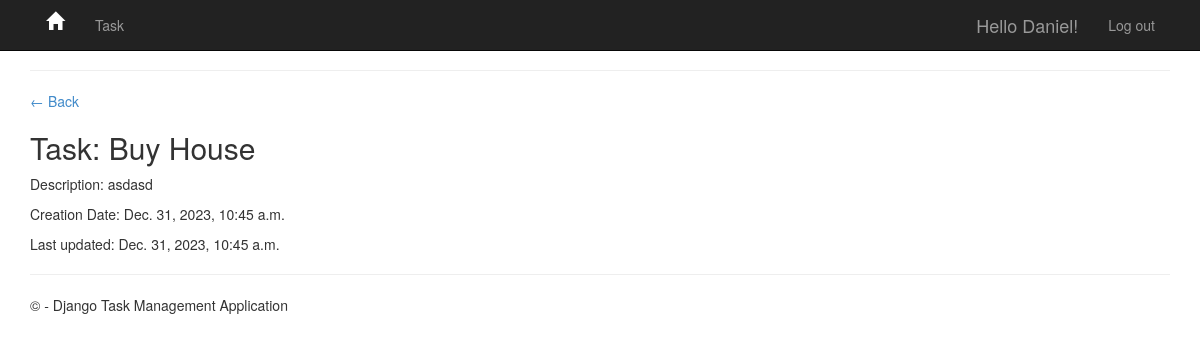
Before: /task/6/ (signed in) with the older database file.
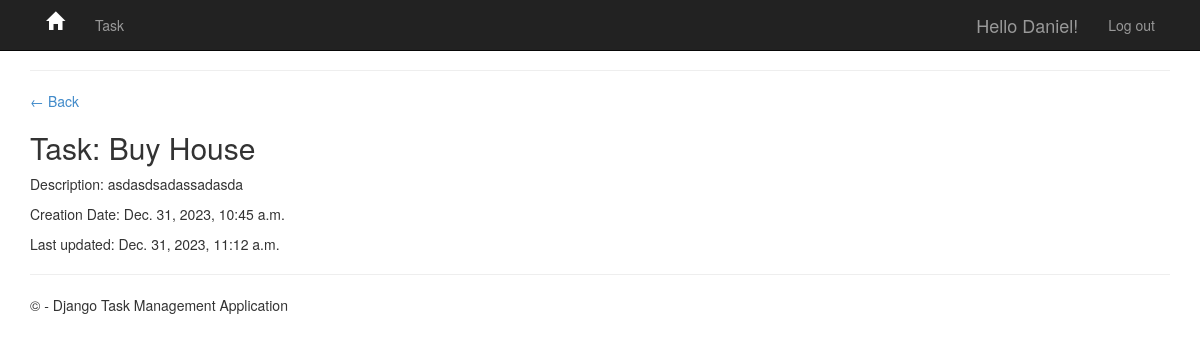
After: the same page with the newer database file.
### app/models.py (models this page shows, shortened)
class Task(models.Model):
    user = models.ForeignKey(
        User, on_delete=models.CASCADE, null=True, blank=True)
    title = models.CharField(max_length=200)
    description = models.TextField(null=True, blank=True)
    complete = models.BooleanField(default=False)
    create = models.DateTimeField(auto_now_add=True)
    update = models.DateTimeField(auto_now=True)
    class Meta:
        ordering = ['complete']

### app/views.py (the view)
# urls.py: path('task/<int:pk>/', views.TaskDetail.as_view(), name='task'),
class TaskDetail(LoginRequiredMixin, DetailView):
    model = Task
    context_object_name = 'task'
    template_name = 'app/task.html'

### app/templates/app/task.html
{% extends 'app/layout.html' %}
{% block content %}
<hr />
<p><a href="{% url 'tasks' %}">&#8592; Back</a></p>
<h2>Task: {{ task.title }}</h2>
<p>Description: {{ task.description }}</p>
<p>Creation Date: {{ task.create }}</p>
<p>Last updated: {{ task.update }}</p>
{% endblock content %}

Changed rows visible on the page:
changed Task "Buy House": description "asdasd" → "asdasdsadassadasda"; update "Dec. 31, 2023, 10:45 a.m." → "Dec. 31, 2023, 11:12 a.m."
